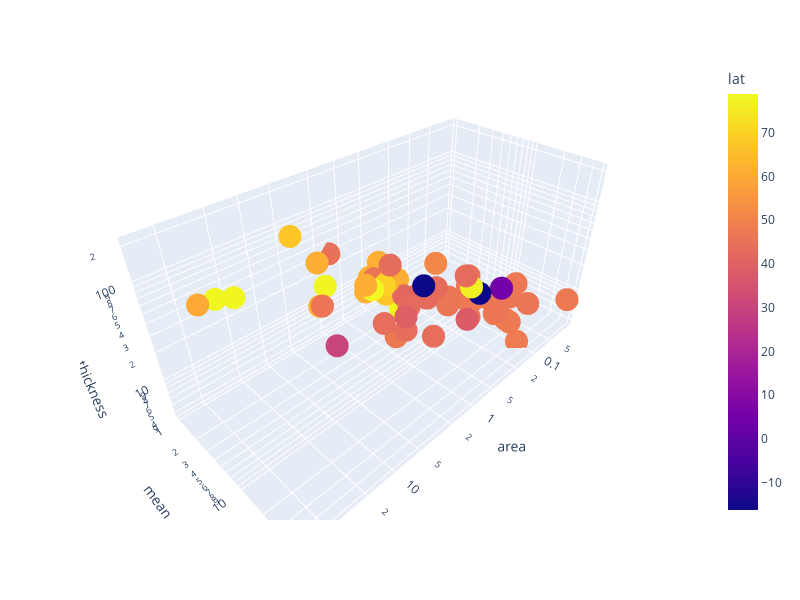

The cell this chart's notebook holds for it:
### Markdown cell above
### b) 3D Scatter plot using Plotly (1 point)

Use the plotly ``scatter_3d`` plot. Make sure to change the pandas series for log scales.

### Code cell
# solution
px.scatter_3d(df,
             z=df.mean_thickness,
             y=df.mean_slope,
             x=df.area,
             color=df.lat,
             log_x=True,log_y=True,log_z=True,
             height=600, width=800)

### Figure 1 — Plotly figure (JSON) as saved in the notebook; plotly's stock layout.template omitted (floating-point values rounded to 4 significant figures)
{"data": [{"hovertemplate": "area=%{x}<br>mean_slope=%{y}<br>mean_thickness=%{z}<br>lat=%{marker.color}<extra></extra>", "legendgroup": "", "marker": {"color": [44.7, 30.86, 48.62, 46.96, 47.41, 47.4, 47.42, 47.57, 47.55, 45.99, -16.3, 4.805, -16.27, 47.25, 46.42, 46.6, 46.41, 46.55, 46.17, 46.92, 46.6, 46.91, 46.33, 46.6, 46.08, 46.32, 46.05, 61.57, 61.56, 61.54, 61.66, 70.13, 67.28, 60.55, 43.36, 78.19, 78.11, 43.11, 51.18, 47.07, 43.83, 43.11, 43.11, 43.12, 41.83, 67.09, 38.21, 43.73, 43.78, 41.78, 39.24, 61.75, 61.75, 61.75, 61.73, 78.25, 43.04, 77.97, 77.03, 78.87], "coloraxis": "coloraxis", "symbol": "circle"}, "mode": "markers", "name": "", "scene": "scene", "showlegend": false, "type": "scatter3d", "x": [1.5, 9.7, 1, 0.08068, 0.307, 0.084, 0.223, 0.106, 0.101, 13.08, 0.3097, 0.191, 1.884, 0.0264, 0.2257, 0.1357, 0.3015, 0.3665, 0.5825, 0.3906, 0.05848, 0.3794, 0.3017, 0.2176, 0.6297, 3.228, 0.2605, 5.36, 2.9, 8.6, 2.1, 3.2, 11.1, 71.3, 2.76, 39.96, 28.59, 1.59, 1, 3.078, 2.8, 1.69, 1.09, 0.6, 2.39, 2.85, 0.5368, 1.247, 6.078, 1.554, 2.966, 10.6, 4, 2.6, 3.28, 2.1, 2.61, 6.737, 0.37, 4.6], "y": [1, 12, 10, 22, 18, 22, 26, 33, 22, 13, 21, 26, 21, 48, 22, 27, 15, 17, 15, 20, 27, 17, 15, 22, 16, 10, 30, 14, 13, 7, 12, 13, 5, 6, 13, 3, 3, 20, 16, 17, 20, 20, 18, 23, 16, 12, 24, 20, 25, 10, 21, 9, 10, 9, 9, 13, 20, 6, 19, 14], "z": [31, 30, 26, 15, 17, 5, 12, 4, 6, 89, 22, 22, 65, 8, 17, 15, 23, 26, 19, 13, 8, 19, 29, 16, 25, 69, 15, 90, 70, 128, 60, 67, 208, 148, 97, 85, 74, 44, 70, 23, 28, 46, 44, 49, 51, 50, 16, 15, 58, 29, 41, 65, 57, 85, 68, 32, 47, 65, 27, 76]}], "layout": {"coloraxis": {"colorbar": {"title": {"text": "lat"}}, "colorscale": [[0, "#0d0887"], [0.1111, "#46039f"], [0.2222, "#7201a8"], [0.3333, "#9c179e"], [0.4444, "#bd3786"], [0.5556, "#d8576b"], [0.6667, "#ed7953"], [0.7778, "#fb9f3a"], [0.8889, "#fdca26"], [1, "#f0f921"]]}, "height": 600, "legend": {"tracegroupgap": 0}, "margin": {"t": 60}, "scene": {"aspectmode": "auto", "aspectratio": {"x": 1.598, "y": 0.783, "z": 0.7992}, "domain": {"x": [0, 1], "y": [0, 1]}, "xaxis": {"title": {"text": "area"}, "type": "log"}, "yaxis": {"title": {"text": "mean_slope"}, "type": "log"}, "zaxis": {"title": {"text": "mean_thickness"}, "type": "log"}}, "width": 800}}
